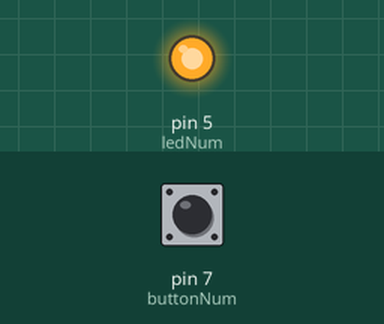
Bench run of a sketch on a simulated Arduino Uno, built with avr-gcc and run on an emulated ATmega328P. On the bench: output pins drawn as LEDs (lit = HIGH). The test bench sets the inputs (shaded band); at power-on: pin 7 (buttonNum) LOW.

Above: at 1.2 s.
1.3 s: pin 7 (buttonNum) pulled HIGH for 3.2 s
At 5.4 s:
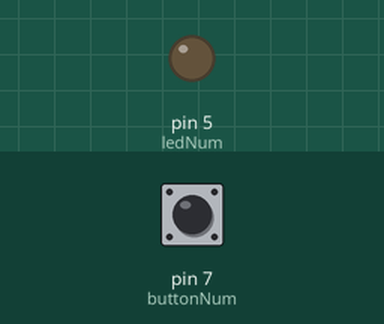
6.0 s: pin 7 (buttonNum) pulled HIGH for 0.15 s
At 6.7 s:
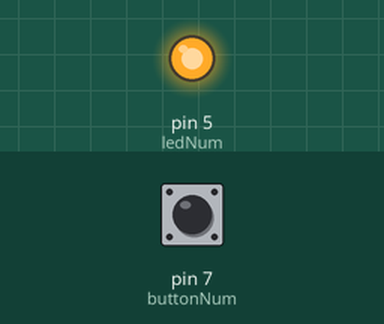
Timing chart, 0 to 9.0 s (numbered marks = the images above; inputs shaded):
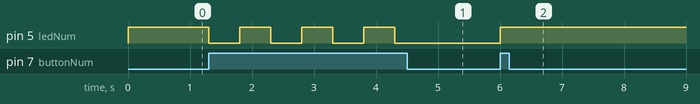

Measured:
- after the input at 1.3 s, pin 5 (ledNum): alternates HIGH for 0.50 s and LOW for 0.50 s, 7 changes in all, then stays LOW, starting at once
- after the input at 6.0 s, pin 5 (ledNum): LOW → HIGH at once

The sketch:

COMPLETEtogglecode.ino
```cpp
/*Software 1073 Arduino BoeBots
User Program
Method stubs are pre-made. add your own code to complete the challenge!

Program Task: Have the LED on pin 5 turn on when the button is pressed
Feel free to view the example program within the same folder if you need help!
*/
#include "Arduino.h"
#include "Button.h"
int buttonNum = 7;
int ledNum = 5;
int lightIsOn = 1;
Button butte = Button(buttonNum);
void setup(){
  pinMode(ledNum, OUTPUT);
  digitalWrite(ledNum, HIGH);
}

void loop(){
  if(butte.isPressed () == 1){
    if(lightIsOn == 1) {
      digitalWrite(ledNum, LOW);
      lightIsOn = 0;
      delay(500);
    }
    else{
        digitalWrite(ledNum, HIGH);
        lightIsOn = 1;
        delay(500);
      }
  }
}
```

Button.cpp
```cpp
#include "Arduino.h"
#include "Button.h"

Button::Button(int thePinNum) {
	// Your code here
 pinMode(pinNum, INPUT);
 this->pinNum = thePinNum;

}

bool Button::isPressed() {
	// Your code here
 return digitalRead(pinNum);

}
```

Button.h
```cpp
#ifndef Button_h
#define Button_h

class Button {
private:
	int pinNum;
public:
	Button(int thePinNum);
	bool isPressed();
};

#endif
```
